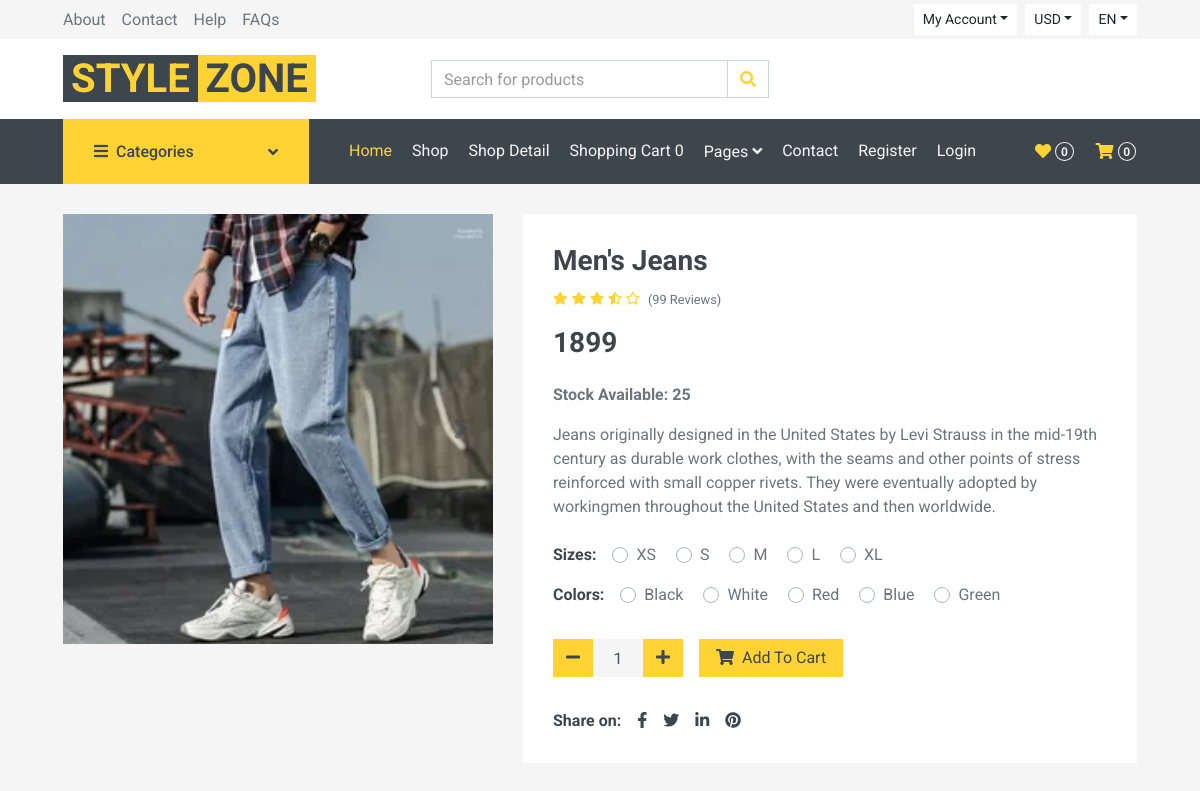
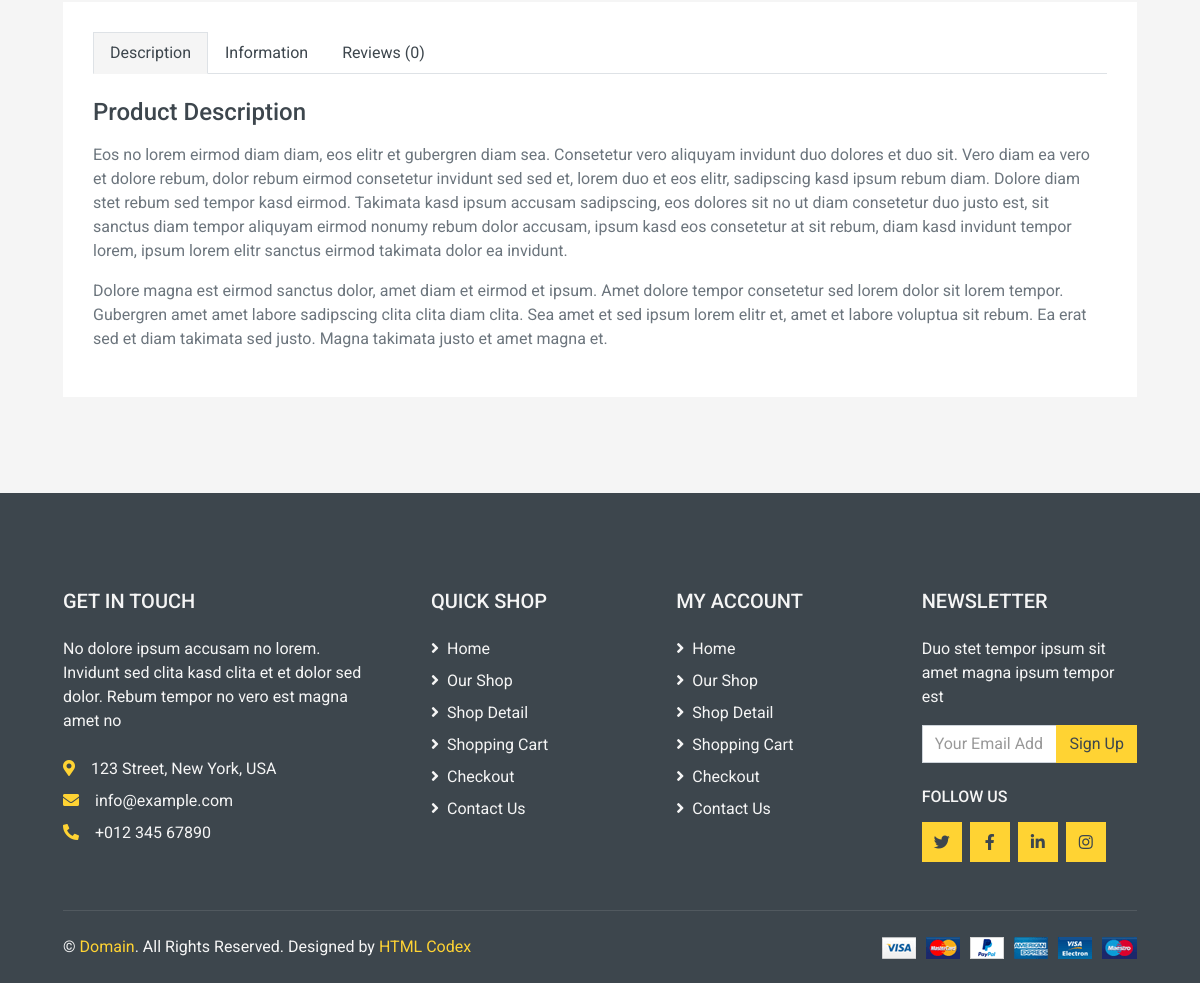
Page /menfashion/mens-jeans on the committed database (2 pictures, top to bottom).
### shop/models.py (models this page shows, shortened)
class Products(models.Model):
    name = models.CharField(max_length=250, unique=True)
    slug = models.SlugField(max_length=250, unique=True)
    img = models.ImageField(upload_to='product')
    des = models.TextField()
    price = models.IntegerField()
    stock = models.IntegerField()
    available = models.BooleanField()
    category = models.ForeignKey(Categ, on_delete=models.CASCADE)

### shop/views.py (the view)
# urls.py: path('<slug:c_slug>/<slug:product_slug>', views.prodetails, name='details'),
def prodetails(request, c_slug, product_slug):
    try:
        prod = Products.objects.get(category__slug=c_slug, slug=product_slug)
    except Exception as e:
        raise e
    return render(request, 'detail.html', {'pr': prod})

### cart/context_processor.py (called while the page is built)
def count(request):
    item_count = 0
    if 'admin' in request.path:
        return {}
    else:
        try:
            ct = Cartlist.objects.filter(cart_id=c_id(request))
            cti = Items.objects.all().filter(cart=ct[:1])
            for c in cti:
                item_count += c.quantity
        except Cartlist.DoesNotExist:
            item_count = 0
        return dict(itc=item_count)

### cart/views.py (called while the page is built)
def c_id(request):
    ct_id = request.session.session_key
    if not ct_id:
        ct_id = request.session.create()
    return ct_id

### templates/detail.html (shortened to what this page needs)
{% extends 'base.html' %}
{% load static %}
{% block content %}
<!DOCTYPE html>
<html lang="en">
    <div class="container-fluid pb-5">
        <div class="row px-xl-5">
            <div class="col-lg-5 mb-30">
                <div id="product-carousel" class="carousel slide" data-ride="carousel">
                    <div class="carousel-inner bg-light">
                        <div class="carousel-item active">
                            <img class="w-100 h-100" src="{{pr.img.url}}" alt="Image">
                        </div>
                    </div>
                    <a class="carousel-control-prev" href="#product-carousel" data-slide="prev">
                        <i class="fa fa-2x fa-angle-left text-dark"></i>
                    </a>
                    <a class="carousel-control-next" href="#product-carousel" data-slide="next">
                        <i class="fa fa-2x fa-angle-right text-dark"></i>
                    </a>
                </div>
            </div>
            <div class="col-lg-7 h-auto mb-30">
                <div class="h-100 bg-light p-30">
                    <h3>{{pr.name}}</h3>
                    <div class="d-flex mb-3">
                        <div class="text-primary mr-2">
                            <small class="fas fa-star"></small>
                            <small class="fas fa-star"></small>
                            <small class="fas fa-star"></small>
                            <small class="fas fa-star-half-alt"></small>
                            <small class="far fa-star"></small>
                        </div>
                        <small class="pt-1">(99 Reviews)</small>
                    </div>
                    <h3 class="font-weight-semi-bold mb-4">{{pr.price}}</h3>
                    <p><b>Stock Available: {{pr.stock}}</b></p>
                    <p class="mb-4">{{pr.des}}</p>
                    <div class="d-flex mb-3">
                        <strong class="text-dark mr-3">Sizes:</strong>
                        <form>
                            <div class="custom-control custom-radio custom-control-inline">
                                <label class="custom-control-label" for="size-1">XS</label>
                            </div>
                            <div class="custom-control custom-radio custom-control-inline">
                                <label class="custom-control-label" for="size-2">S</label>
                            </div>
                            <div class="custom-control custom-radio custom-control-inline">
                                <label class="custom-control-label" for="size-3">M</label>
                            </div>
                            <div class="custom-control custom-radio custom-control-inline">
                                <label class="custom-control-label" for="size-4">L</label>
                            </div>
                            <div class="custom-control custom-radio custom-control-inline">
                                <label class="custom-control-label" for="size-5">XL</label>
                            </div>
                        </form>
                    </div>
                    <div class="d-flex mb-4">
                        <strong class="text-dark mr-3">Colors:</strong>
                        <form>
                            <div class="custom-control custom-radio custom-control-inline">
                                <label class="custom-control-label" for="color-1">Black</label>
                            </div>
                            <div class="custom-control custom-radio custom-control-inline">
                                <label class="custom-control-label" for="color-2">White</label>
                            </div>
                            <div class="custom-control custom-radio custom-control-inline">
                                <label class="custom-control-label" for="color-3">Red</label>
                            </div>
                            <div class="custom-control custom-radio custom-control-inline">
                                <label class="custom-control-label" for="color-4">Blue</label>
                            </div>
                            <div class="custom-control custom-radio custom-control-inline">
                                <label class="custom-control-label" for="color-5">Green</label>
                            </div>
                        </form>
                    </div>
                    <div class="d-flex align-items-center mb-4 pt-2">
                        <div class="input-group quantity mr-3" style="width: 130px;">
                            <div class="input-group-btn">
                                <button class="btn btn-primary btn-minus">
                                    <i class="fa fa-minus"></i>
                                </button>
                            </div>
                            <input type="text" class="form-control bg-secondary border-0 text-center" value="1">
                            <div class="input-group-btn">
                                <button class="btn btn-primary btn-plus">
                                    <i class="fa fa-plus"></i>
                                </button>
                            </div>
                        </div>
                        <a href="{% url 'addcart' pr.id %}"<button class="btn btn-primary px-3"><i class="fa fa-shopping-cart mr-1"></i> Add To
                            Cart</button></a>
                    </div>
                    <div class="d-flex pt-2">
                        <strong class="text-dark mr-2">Share on:</strong>
                        <div class="d-inline-flex">
                            <a class="text-dark px-2" href="">
                                <i class="fab fa-facebook-f"></i>
                            </a>
                            <a class="text-dark px-2" href="">
                                <i class="fab fa-twitter"></i>
                            </a>
                            <a class="text-dark px-2" href="">
                                <i class="fab fa-linkedin-in"></i>
                            </a>
                            <a class="text-dark px-2" href="">
                                <i class="fab fa-pinterest"></i>
                            </a>
                        </div>
                    </div>
                </div>
            </div>
        </div>
        <div class="row px-xl-5">
            <div class="col">
                <div class="bg-light p-30">
                    <div class="nav nav-tabs mb-4">
                        <a class="nav-item nav-link text-dark active" data-toggle="tab" href="#tab-pane-1">Description</a>
                        <a class="nav-item nav-link text-dark" data-toggle="tab" href="#tab-pane-2">Information</a>
                        <a class="nav-item nav-link text-dark" data-toggle="tab" href="#tab-pane-3">Reviews (0)</a>
                    </div>
                    <div class="tab-content">
                        <div class="tab-pane fade show active" id="tab-pane-1">
                            <h4 class="mb-3">Product Description</h4>
                            <p>Eos no lorem eirmod diam diam, eos elitr et gubergren diam sea. Consetetur vero aliquyam invidunt duo dolores et duo sit. Vero diam ea vero et dolore rebum, dolor rebum eirmod consetetur invidunt sed sed et, lorem duo et eos elitr, sadipscing kasd ipsum rebum diam. Dolore diam stet rebum sed tempor kasd eirmod. Takimata kasd ipsum accusam sadipscing, eos dolores sit no ut diam consetetur duo justo est, sit sanctus diam tempor aliquyam eirmod nonumy rebum dolor accusam, ipsum kasd eos consetetur at sit rebum, diam kasd invidunt tempor lorem, ipsum lorem elitr sanctus eirmod takimata dolor ea invidunt.</p>
                            <p>Dolore magna est eirmod sanctus dolor, amet diam et eirmod et ipsum. Amet dolore tempor consetetur sed lorem dolor sit lorem tempor. Gubergren amet amet labore sadipscing clita clita diam clita. Sea amet et sed ipsum lorem elitr et, amet et labore voluptua sit rebum. Ea erat sed et diam takimata sed justo. Magna takimata justo et amet magna et.</p>
                        </div>
                    </div>
                </div>
            </div>
        </div>
    </div>
    <div class="container-fluid bg-dark text-secondary mt-5 pt-5">
        <div class="row px-xl-5 pt-5">
            <div class="col-lg-4 col-md-12 mb-5 pr-3 pr-xl-5">
                <h5 class="text-secondary text-uppercase mb-4">Get In Touch</h5>
                <p class="mb-4">No dolore ipsum accusam no lorem. Invidunt sed clita kasd clita et et dolor sed dolor. Rebum tempor no vero est magna amet no</p>
                <p class="mb-2"><i class="fa fa-map-marker-alt text-primary mr-3"></i>123 Street, New York, USA</p>
                <p class="mb-2"><i class="fa fa-envelope text-primary mr-3"></i>info@example.com</p>
                <p class="mb-0"><i class="fa fa-phone-alt text-primary mr-3"></i>+012 345 67890</p>
            </div>
            <div class="col-lg-8 col-md-12">
                <div class="row">
                    <div class="col-md-4 mb-5">
                        <h5 class="text-secondary text-uppercase mb-4">Quick Shop</h5>
                        <div class="d-flex flex-column justify-content-start">
                            <a class="text-secondary mb-2" href="#"><i class="fa fa-angle-right mr-2"></i>Home</a>
                            <a class="text-secondary mb-2" href="#"><i class="fa fa-angle-right mr-2"></i>Our Shop</a>
                            <a class="text-secondary mb-2" href="#"><i class="fa fa-angle-right mr-2"></i>Shop Detail</a>
                            <a class="text-secondary mb-2" href="#"><i class="fa fa-angle-right mr-2"></i>Shopping Cart</a>
                            <a class="text-secondary mb-2" href="#"><i class="fa fa-angle-right mr-2"></i>Checkout</a>
                            <a class="text-secondary" href="#"><i class="fa fa-angle-right mr-2"></i>Contact Us</a>
                        </div>
                    </div>
                    <div class="col-md-4 mb-5">
                        <h5 class="text-secondary text-uppercase mb-4">My Account</h5>
                        <div class="d-flex flex-column justify-content-start">
                            <a class="text-secondary mb-2" href="#"><i class="fa fa-angle-right mr-2"></i>Home</a>
                            <a class="text-secondary mb-2" href="#"><i class="fa fa-angle-right mr-2"></i>Our Shop</a>
                            <a class="text-secondary mb-2" href="#"><i class="fa fa-angle-right mr-2"></i>Shop Detail</a>
                            <a class="text-secondary mb-2" href="#"><i class="fa fa-angle-right mr-2"></i>Shopping Cart</a>
                            <a class="text-secondary mb-2" href="#"><i class="fa fa-angle-right mr-2"></i>Checkout</a>
                            <a class="text-secondary" href="#"><i class="fa fa-angle-right mr-2"></i>Contact Us</a>
                        </div>
                    </div>
                    <div class="col-md-4 mb-5">
                        <h5 class="text-secondary text-uppercase mb-4">Newsletter</h5>
                        <p>Duo stet tempor ipsum sit amet magna ipsum tempor est</p>
                        <form action="">
                            <div class="input-group">
                                <input type="text" class="form-control" placeholder="Your Email Address">
                                <div class="input-group-append">
                                    <button class="btn btn-primary">Sign Up</button>
                                </div>
                            </div>
                        </form>
                        <h6 class="text-secondary text-uppercase mt-4 mb-3">Follow Us</h6>
                        <div class="d-flex">
                            <a class="btn btn-primary btn-square mr-2" href="#"><i class="fab fa-twitter"></i></a>
                            <a class="btn btn-primary btn-square mr-2" href="#"><i class="fab fa-facebook-f"></i></a>
                            <a class="btn btn-primary btn-square mr-2" href="#"><i class="fab fa-linkedin-in"></i></a>
                            <a class="btn btn-primary btn-square" href="#"><i class="fab fa-instagram"></i></a>
                        </div>
                    </div>
                </div>
            </div>
        </div>
        <div class="row border-top mx-xl-5 py-4" style="border-color: rgba(256, 256, 256, .1) !important;">
            <div class="col-md-6 px-xl-0">
                <p class="mb-md-0 text-center text-md-left text-secondary">
                    &copy; <a class="text-primary" href="#">Domain</a>. All Rights Reserved. Designed
                    by
                    <a class="text-primary" href="https://htmlcodex.com">HTML Codex</a>
                </p>
            </div>
            <div class="col-md-6 px-xl-0 text-center text-md-right">
                <img class="img-fluid" src="{% static 'pr/img/payments.png' %}" alt="">
            </div>
        </div>
    </div>
</body>
</html>
{% endblock %}

### rows in the picture
Products: img (picture), name "Men's Jeans", price "1899", stock "25", des "Jeans originally designed in the United States by Levi Strauss in the mid-19th century as durable work clothes, with the seams and other points of stress reinforced with small copper rivets. They were eventually adopted by workingmen throughout the United States and then worldwide."

### other values in the picture
{{ itc }} "0"
